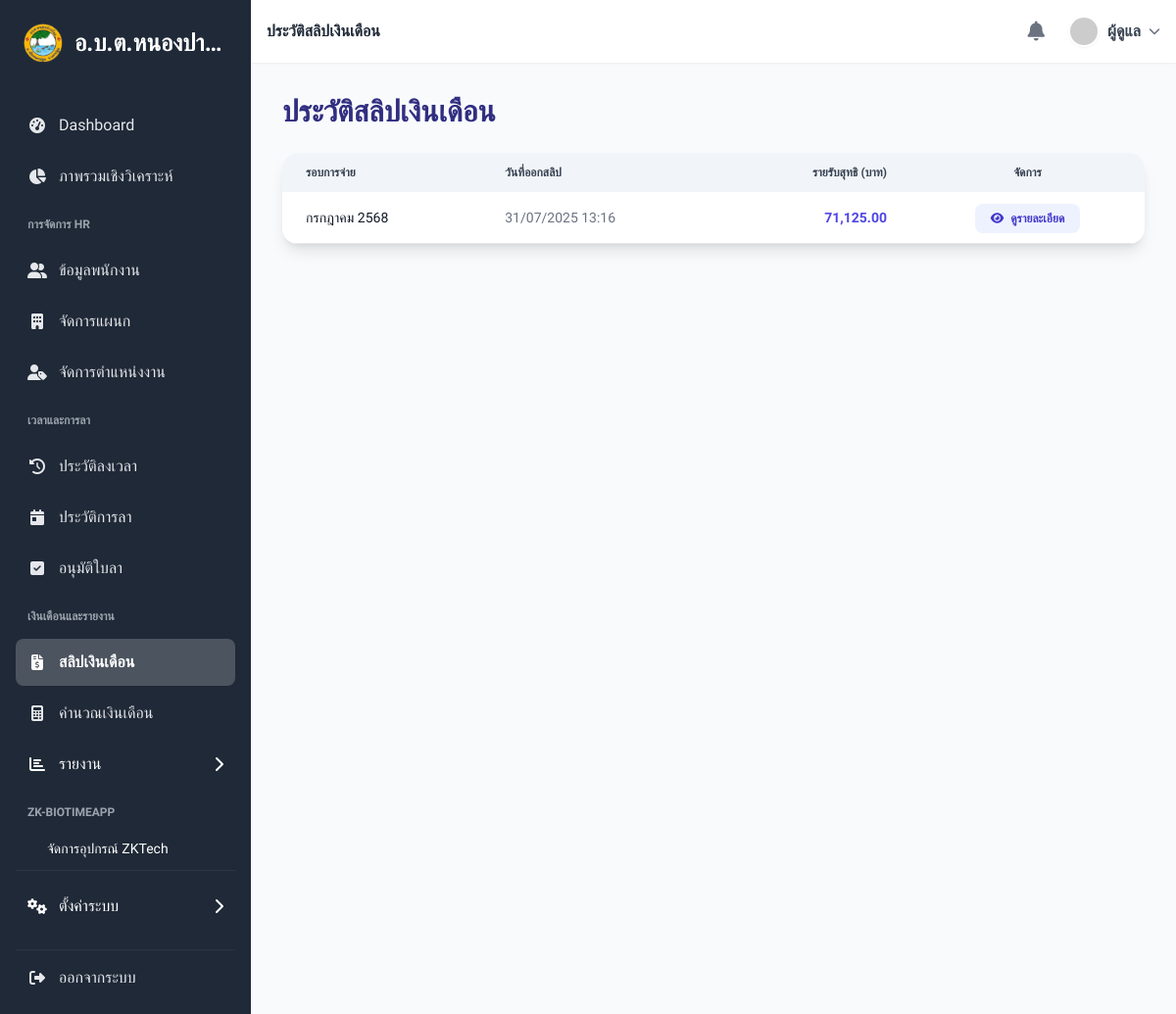
The app's page /payslip/history (signed in) with its own data.
### tables this page shows
CREATE TABLE `payrolls`  (
  `id` int NOT NULL AUTO_INCREMENT,
  `employee_id` int NOT NULL,
  `pay_period_start` date NOT NULL,
  `pay_period_end` date NOT NULL,
  `base_salary` decimal(10, 2) NOT NULL DEFAULT 0.00,
  `overtime_pay` decimal(10, 2) NOT NULL DEFAULT 0.00,
  `allowances` decimal(10, 2) NOT NULL DEFAULT 0.00,
  `late_deductions` decimal(10, 2) NOT NULL DEFAULT 0.00,
  `absence_deductions` decimal(10, 2) NOT NULL DEFAULT 0.00,
  `social_security` decimal(10, 2) NOT NULL DEFAULT 0.00,
  `tax` decimal(10, 2) NOT NULL DEFAULT 0.00,
  `net_salary` decimal(10, 2) NOT NULL DEFAULT 0.00,
  `generated_at` timestamp NOT NULL DEFAULT current_timestamp,
  PRIMARY KEY (`id`) USING BTREE,
  INDEX `employee_id`(`employee_id`) USING BTREE,
  INDEX `pay_period_start`(`pay_period_start`) USING BTREE
);

### controllers/PayslipController.php (called while the page is built, shortened)
<?php
require_once __DIR__ . '/../models/Payroll.php';
require_once __DIR__ . '/../config/database.php';
class PayslipController
{
    private $payroll;
    public function __construct()
    {
        $database = new Database();
        $this->db = $database->getConnection();
        $this->payroll = new Payroll($this->db);
    }
    public function history()
    {
        $employee_id = $_SESSION['user_id'];
        $stmt = $this->payroll->readForEmployee($employee_id);
        $num = $stmt->rowCount();
        $thai_months = [
            1 => 'มกราคม', 2 => 'กุมภาพันธ์', 3 => 'มีนาคม',
            4 => 'เมษายน', 5 => 'พฤษภาคม', 6 => 'มิถุนายน',
            7 => 'กรกฎาคม', 8 => 'สิงหาคม', 9 => 'กันยายน',
            10 => 'ตุลาคม', 11 => 'พฤศจิกายน', 12 => 'ธันวาคม'
        ];
        require_once 'views/payslips/history.php';
    }
}

### config/database.php (called while the page is built, shortened)
<?php
class Database {
    private $host = "localhost";
    private $db_name = "hrm_nongpaklong";
    private $username = "root";
    private $password = "";
    public function getConnection() {
        $this->conn = null;
        try {
            $this->conn = new PDO("mysql:host=" . $this->host . ";dbname=" . $this->db_name, $this->username, $this->password);
            $this->conn->exec("set names utf8");
            $this->conn->setAttribute(PDO::ATTR_ERRMODE, PDO::ERRMODE_EXCEPTION);
        } catch (PDOException $exception) {
            echo "Connection error: " . $exception->getMessage();
            die();
        }
        return $this->conn;
    }
}

### models/Payroll.php (called while the page is built, shortened)
<?php
class Payroll
{
    private $conn;
    private $table_name = "payrolls";
    public function __construct($db)
    {
        $this->conn = $db;
    }
    public function readForEmployee($employee_id)
    {
        $query = "SELECT
                    id,
                    net_salary,
                    generated_at,
                    pay_period_start,
                    pay_period_end
                  FROM
                    " . $this->table_name . "
                  WHERE
                    employee_id = ?
                  ORDER BY
                    pay_period_start DESC";
        $stmt = $this->conn->prepare($query);
        $stmt->bindParam(1, $employee_id);
        $stmt->execute();
        return $stmt;
    }
}

### models/Setting.php (called while the page is built, shortened)
<?php
class Setting {
    private $conn;
    private $table_name = "system_settings";
    public function __construct($db) {
        $this->conn = $db;
    }
    public function getSimpleSettings() {
        $settings = [];
        $query = "SELECT setting_key, setting_value FROM " . $this->table_name;
        try {
            $stmt = $this->conn->prepare($query);
            $stmt->execute();
            while ($row = $stmt->fetch(PDO::FETCH_ASSOC)) {
                $settings[$row['setting_key']] = $row['setting_value'];
            }
        } catch (PDOException $e) {
            error_log("Error getting simple settings: " . $e->getMessage());
        }
        return $settings;
    }
}
?>

### views/payslips/history.php (the view, shortened to what this page needs)
<?php
require_once __DIR__ . '/../layouts/header.php';
?>
<?php require_once __DIR__ . '/../layouts/sidebar.php'; ?>
<main class="flex-1 p-4 sm:p-6 lg:p-8 bg-slate-50">
    <h1 class="text-2xl md:text-3xl font-bold text-indigo-900 mb-6">ประวัติสลิปเงินเดือน</h1>
    <div class="bg-white rounded-2xl shadow-lg overflow-hidden">
        <div class="overflow-x-auto">
            <table class="w-full text-sm text-left text-gray-500">
                <thead class="text-xs text-gray-700 uppercase bg-slate-100">
                    <tr>
                        <th scope="col" class="px-6 py-3">รอบการจ่าย</th>
                        <th scope="col" class="px-6 py-3">วันที่ออกสลิป</th>
                        <th scope="col" class="px-6 py-3 text-right">รายรับสุทธิ (บาท)</th>
                        <th scope="col" class="px-6 py-3 text-center">จัดการ</th>
                    </tr>
                </thead>
                <tbody>
                    <?php if ($num > 0): ?>
                        <?php while ($row = $stmt->fetch(PDO::FETCH_ASSOC)): ?>
                            <tr class="bg-white border-b hover:bg-slate-50">
                                <td class="px-6 py-4 font-medium text-gray-900">
                                    <?php
                                        $month_num = date('n', strtotime($row['pay_period_start']));
                                        $year_num = date('Y', strtotime($row['pay_period_start'])) + 543;
                                        echo htmlspecialchars($thai_months[$month_num] . ' ' . $year_num);
                                    ?>
                                </td>
                                <td class="px-6 py-4">
                                    <?php echo date('d/m/Y H:i', strtotime($row['generated_at'])); ?>
                                </td>
                                <td class="px-6 py-4 text-right font-semibold text-indigo-600">
                                    <?php echo number_format($row['net_salary'], 2); ?>
                                </td>
                                <td class="px-6 py-4 text-center">
                                    <a href="<?php echo BASE_URL; ?>/payslip/view/<?php echo $row['id']; ?>" class="btn-view font-bold py-2 px-4 rounded-lg text-xs">
                                        <i class="fas fa-eye mr-1"></i> ดูรายละเอียด
                                    </a>
                                </td>
                            </tr>
                        <?php endwhile; ?>
                    <?php endif; ?>
                </tbody>
            </table>
        </div>
    </div>
</main>
<?php require_once __DIR__ . '/../layouts/footer.php'; ?>

### views/payslips/history.php (style rules this page uses)
.btn-view { background-color: #eef2ff; color: #4338ca; transition: all 0.2s ease; }

### records on screen
payrolls: pay_period_start "กรกฎาคม 2568", generated_at "31/07/2025 13:16", net_salary "71,125.00"

### other values on screen
$org_name "อ.บ.ต.หนองปา…"
$page_title "ประวัติสลิปเงินเดือน"
$_SESSION['user_name'] "ผู้ดูแล"
